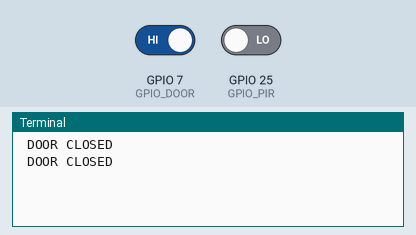
Simulated run of this program. Board: Raspberry Pi (BCM pin numbers). On the bench: the last lines printed to the terminal. The test bench sets the inputs (shaded band); at power-on: GPIO 7 (GPIO_DOOR) HIGH, GPIO 25 (GPIO_PIR) LOW.

Above: at 1.2 s.
1.3 s: GPIO 7 (GPIO_DOOR) driven LOW
At 2.3 s:
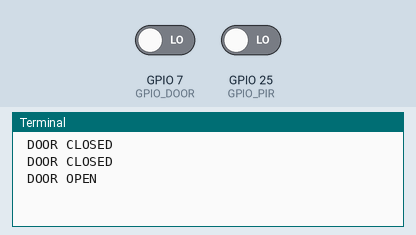
3.3 s: GPIO 25 (GPIO_PIR) driven HIGH
At 4.4 s:
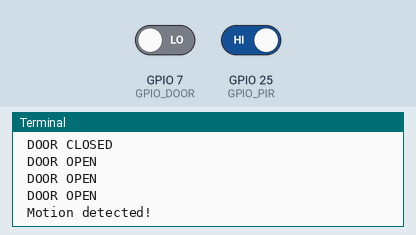
5.1 s: GPIO 25 (GPIO_PIR) driven LOW
At 5.5 s:
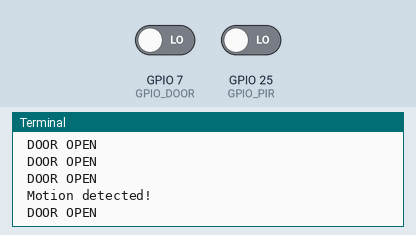

Measured:
- after the input at 1.3 s, the terminal: prints a new line after 0.50 s (image 1)
- after the input at 3.3 s, the terminal: prints a new line after 0.30 s (image 2)

The program:

door_sensor_pir_interface.py
```python
import RPi.GPIO as GPIO
import time

# Use BCM GPIO references
# instead of physical pin numbers
GPIO.setmode(GPIO.BCM)

# Define GPIO pin to use
GPIO_DOOR = 7
GPIO_PIR = 25

# Set pin as input
GPIO.setup(GPIO_DOOR,GPIO.IN)
GPIO.setup(GPIO_PIR,GPIO.IN)

Current_State = 0
Previous_State = 0

try:

    # Loop until user quits with CTRL+C
   while True :


     # Read sensor state
    if GPIO.input(GPIO_DOOR) == 0:
         print " DOOR OPEN"

   # Wait for 3 seconds
    time.sleep(0.3)

    if GPIO.input(GPIO_DOOR) == 1:
           print " DOOR CLOSED"

   # Wait for 3 seconds
    time.sleep(0.3)

    #Loop until user quits with CTRL+C
   #while True :

     # Loop until PIR Output is 0
    while GPIO.input(GPIO_PIR) == 1:
     Current_State = 0


     # Read PIR State
     Current_State = GPIO.input(GPIO_PIR)

     if Current_State == 1 and Previous_State ==0:
	# PIR is triggered
	print " Motion detected!"

	# Record previous state
	Previous_State = 1

     elif Current_State == 0 and Previous_State == 1:
	# PIR has returned to ready state
	print " Ready"

	Previous_State = 0

       # Wait for 1 second
        time.sleep(0.1)

except KeyboardInterrupt:
  print "  Quit"
  # Reset GPIO settings
  GPIO.cleanup()
```
